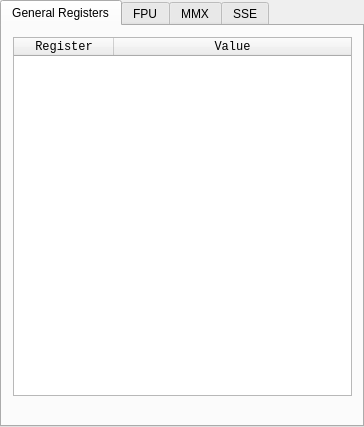
<?xml version="1.0" encoding="UTF-8"?>
<ui version="4.0">
 <class>qtDLGRegisters</class>
 <widget class="QDockWidget" name="qtDLGRegisters">
  <property name="geometry">
   <rect>
    <x>0</x>
    <y>0</y>
    <width>364</width>
    <height>427</height>
   </rect>
  </property>
  <property name="sizePolicy">
   <sizepolicy hsizetype="Expanding" vsizetype="Expanding">
    <horstretch>0</horstretch>
    <verstretch>0</verstretch>
   </sizepolicy>
  </property>
  <property name="minimumSize">
   <size>
    <width>333</width>
    <height>93</height>
   </size>
  </property>
  <property name="features">
   <set>QDockWidget::DockWidgetFloatable|QDockWidget::DockWidgetMovable</set>
  </property>
  <property name="windowTitle">
   <string>CPU Registers</string>
  </property>
  <widget class="QWidget" name="widget">
   <property name="sizePolicy">
    <sizepolicy hsizetype="Expanding" vsizetype="Expanding">
     <horstretch>0</horstretch>
     <verstretch>0</verstretch>
    </sizepolicy>
   </property>
   <layout class="QGridLayout" name="gridLayout">
    <property name="margin">
     <number>0</number>
    </property>
    <item row="0" column="0">
     <widget class="QTabWidget" name="tabWidget">
      <property name="currentIndex">
       <number>0</number>
      </property>
      <widget class="QWidget" name="generalRegs">
       <attribute name="title">
        <string>General Registers</string>
       </attribute>
       <widget class="QWidget" name="verticalLayoutWidget">
        <property name="geometry">
         <rect>
          <x>0</x>
          <y>0</y>
          <width>361</width>
          <height>381</height>
         </rect>
        </property>
        <layout class="QVBoxLayout" name="verticalLayout">
         <item>
          <widget class="QTableWidget" name="tblRegView">
           <property name="minimumSize">
            <size>
             <width>200</width>
             <height>0</height>
            </size>
           </property>
           <property name="maximumSize">
            <size>
             <width>16777215</width>
             <height>16777215</height>
            </size>
           </property>
           <property name="font">
            <font>
             <family>Lucida Console</family>
            </font>
           </property>
           <property name="contextMenuPolicy">
            <enum>Qt::CustomContextMenu</enum>
           </property>
           <property name="editTriggers">
            <set>QAbstractItemView::NoEditTriggers</set>
           </property>
           <property name="selectionBehavior">
            <enum>QAbstractItemView::SelectRows</enum>
           </property>
           <property name="showGrid">
            <bool>false</bool>
           </property>
           <attribute name="horizontalHeaderVisible">
            <bool>true</bool>
           </attribute>
           <attribute name="horizontalHeaderStretchLastSection">
            <bool>true</bool>
           </attribute>
           <attribute name="verticalHeaderVisible">
            <bool>false</bool>
           </attribute>
           <attribute name="verticalHeaderDefaultSectionSize">
            <number>11</number>
           </attribute>
           <attribute name="verticalHeaderMinimumSectionSize">
            <number>11</number>
           </attribute>
           <column>
            <property name="text">
             <string>Register</string>
            </property>
           </column>
           <column>
            <property name="text">
             <string>Value</string>
            </property>
           </column>
          </widget>
         </item>
        </layout>
       </widget>
      </widget>
      <widget class="QWidget" name="fpuRegs">
       <attribute name="title">
        <string>FPU</string>
       </attribute>
       <widget class="QWidget" name="verticalLayoutWidget_2">
        <property name="geometry">
         <rect>
          <x>0</x>
          <y>0</y>
          <width>361</width>
          <height>381</height>
         </rect>
        </property>
        <layout class="QVBoxLayout" name="verticalLayout_2">
         <item>
          <widget class="QTableWidget" name="tblFPU">
           <attribute name="horizontalHeaderStretchLastSection">
            <bool>true</bool>
           </attribute>
           <attribute name="verticalHeaderVisible">
            <bool>false</bool>
           </attribute>
           <attribute name="verticalHeaderDefaultSectionSize">
            <number>11</number>
           </attribute>
           <attribute name="verticalHeaderMinimumSectionSize">
            <number>11</number>
           </attribute>
           <column>
            <property name="text">
             <string>Register</string>
            </property>
           </column>
           <column>
            <property name="text">
             <string>Value</string>
            </property>
           </column>
          </widget>
         </item>
        </layout>
       </widget>
      </widget>
      <widget class="QWidget" name="mmxRegs">
       <attribute name="title">
        <string>MMX</string>
       </attribute>
       <widget class="QWidget" name="verticalLayoutWidget_3">
        <property name="geometry">
         <rect>
          <x>0</x>
          <y>0</y>
          <width>361</width>
          <height>381</height>
         </rect>
        </property>
        <layout class="QVBoxLayout" name="verticalLayout_3">
         <item>
          <widget class="QTableWidget" name="tblMMX">
           <attribute name="horizontalHeaderStretchLastSection">
            <bool>true</bool>
           </attribute>
           <attribute name="verticalHeaderVisible">
            <bool>false</bool>
           </attribute>
           <attribute name="verticalHeaderDefaultSectionSize">
            <number>11</number>
           </attribute>
           <attribute name="verticalHeaderMinimumSectionSize">
            <number>11</number>
           </attribute>
           <column>
            <property name="text">
             <string>Register</string>
            </property>
           </column>
           <column>
            <property name="text">
             <string>Value</string>
            </property>
           </column>
          </widget>
         </item>
        </layout>
       </widget>
      </widget>
      <widget class="QWidget" name="sseRegs">
       <attribute name="title">
        <string>SSE</string>
       </attribute>
       <widget class="QWidget" name="verticalLayoutWidget_4">
        <property name="geometry">
         <rect>
          <x>0</x>
          <y>0</y>
          <width>361</width>
          <height>381</height>
         </rect>
        </property>
        <layout class="QVBoxLayout" name="verticalLayout_4">
         <item>
          <widget class="QTableWidget" name="tblSSE">
           <attribute name="horizontalHeaderStretchLastSection">
            <bool>true</bool>
           </attribute>
           <attribute name="verticalHeaderVisible">
            <bool>false</bool>
           </attribute>
           <attribute name="verticalHeaderDefaultSectionSize">
            <number>11</number>
           </attribute>
           <attribute name="verticalHeaderMinimumSectionSize">
            <number>11</number>
           </attribute>
           <column>
            <property name="text">
             <string>Register</string>
            </property>
           </column>
           <column>
            <property name="text">
             <string>Value</string>
            </property>
           </column>
          </widget>
         </item>
        </layout>
       </widget>
      </widget>
     </widget>
    </item>
   </layout>
  </widget>
 </widget>
 <layoutdefault spacing="6" margin="11"/>
 <resources/>
 <connections/>
</ui>
